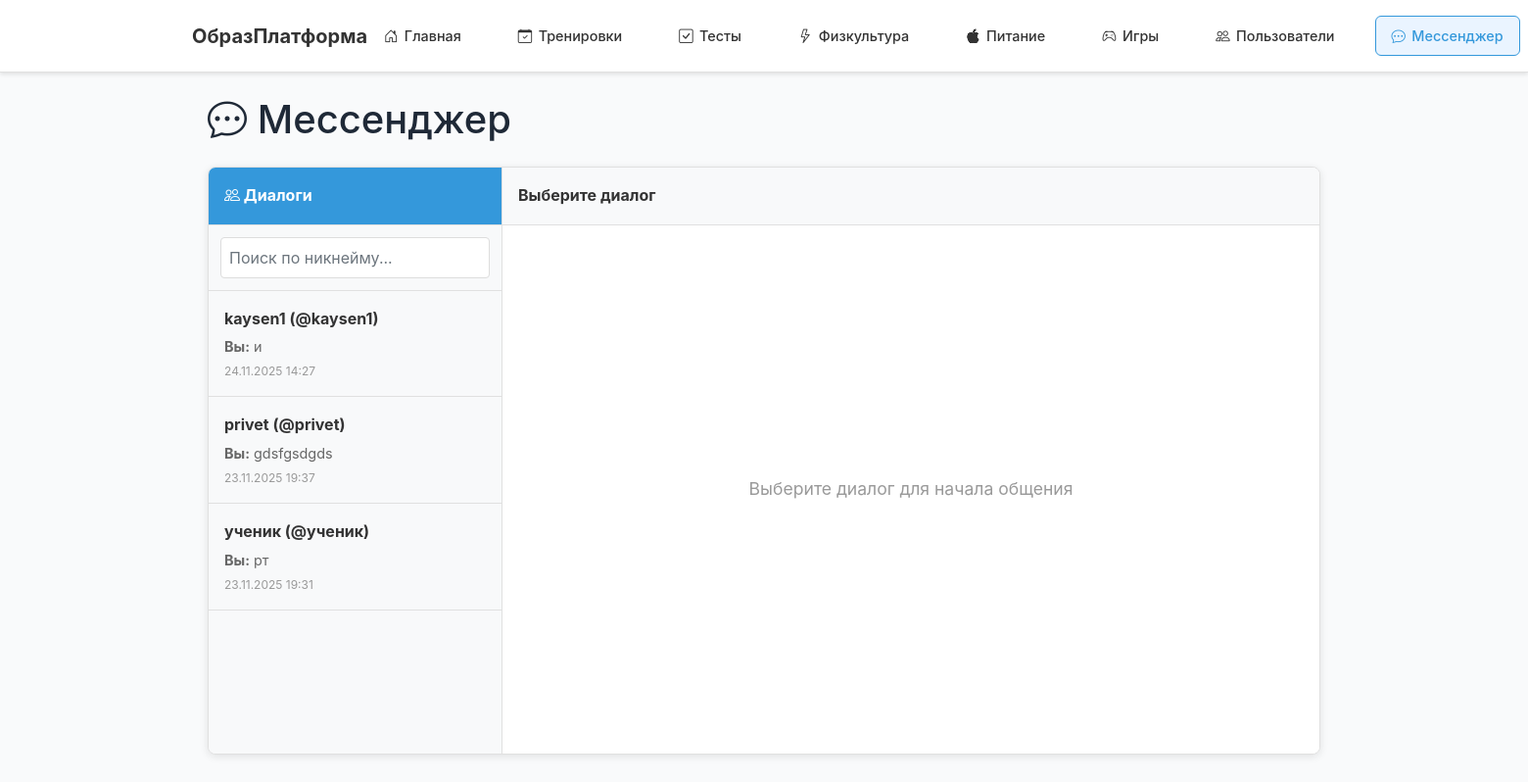
/messenger (signed in), run on the app's committed database.
### models.py (models this page shows, shortened)
class User(UserMixin, db.Model):
    id = db.Column(db.Integer, primary_key=True)
    username = db.Column(db.String(80), unique=True, nullable=False)
    nickname = db.Column(db.String(80), unique=True, nullable=True)  # Уникальный никнейм для поиска
    email = db.Column(db.String(120), unique=True, nullable=False)
    password = db.Column(db.String(200), nullable=False)
    role = db.Column(db.String(20), nullable=False, default='student')  # 'teacher' или 'student'
    mentor_id = db.Column(db.Integer, db.ForeignKey('user.id'))  # Привязка ученика к учителю
    created_at = db.Column(db.DateTime, default=datetime.utcnow)
    mentor = db.relationship(
        'User',
        remote_side=[id],
        backref=db.backref('assigned_students', lazy='dynamic'),
        foreign_keys=[mentor_id],
        post_update=True
    )
    def is_teacher(self):
        return self.role == 'teacher'
    test_results = db.relationship('TestResult', backref='user', lazy=True)
    pe_results = db.relationship('PhysicalEducationResult', backref='user', lazy=True)
    homeworks = db.relationship('Homework', backref='user', lazy=True)
    training_programs = db.relationship('TrainingProgram', backref='user', lazy=True)
    nutrition_diaries = db.relationship('NutritionDiary', backref='user', lazy=True)
    sent_messages = db.relationship('Message', foreign_keys='Message.sender_id', backref='sender', lazy=True)
    received_messages = db.relationship('Message', foreign_keys='Message.receiver_id', backref='receiver', lazy=True)

class Message(db.Model):
    id = db.Column(db.Integer, primary_key=True)
    sender_id = db.Column(db.Integer, db.ForeignKey('user.id'), nullable=False)
    receiver_id = db.Column(db.Integer, db.ForeignKey('user.id'), nullable=False)
    content = db.Column(db.Text, nullable=False)
    is_read = db.Column(db.Boolean, default=False)
    created_at = db.Column(db.DateTime, default=datetime.utcnow)

### app.py (the view)
@app.route('/messenger')
@login_required
def messenger():
    user_messages = Message.query.filter(
        or_(
            Message.sender_id == current_user.id,
            Message.receiver_id == current_user.id
        )
    ).order_by(Message.created_at.desc()).all()
    conversations = []
    seen_users = set()
    for message in user_messages:
        other_user_id = message.receiver_id if message.sender_id == current_user.id else message.sender_id
        if other_user_id in seen_users:
            continue
        other_user = User.query.get(other_user_id)
        if not other_user:
            continue
        unread_count = Message.query.filter_by(
            sender_id=other_user_id,
            receiver_id=current_user.id,
            is_read=False
        ).count()
        conversations.append({
            'user': other_user,
            'last_message': message,
            'unread_count': unread_count
        })
        seen_users.add(other_user_id)
    return render_template('messenger.html', conversations=conversations)

### app.py (called while the page is built)
@login_manager.user_loader
def load_user(user_id):
    return User.query.get(int(user_id))

### templates/messenger.html (shortened to what this page needs)
{% extends "base.html" %}
{% block content %}
<div class="container mt-4">
    <h1 class="mb-4"><i class="bi bi-chat-dots"></i> Мессенджер</h1>
    <div class="messenger-container">
        <div class="conversations-list">
            <div class="conversations-header">
                <i class="bi bi-people"></i> Диалоги
            </div>
            <div style="padding: 0.75rem; border-bottom: 1px solid #e0e0e0;">
                <input type="text" id="userSearch" class="form-control" placeholder="Поиск по никнейму..."
                       style="width: 100%; padding: 0.5rem; border: 1px solid #ddd; border-radius: 4px;"
                       onkeyup="searchUsers(this.value)">
            </div>
            {% if conversations %}
                {% for conv in conversations %}
                <div class="conversation-item" data-user-id="{{ conv.user.id }}" data-username="{{ conv.user.username }}" onclick="loadConversation({{ conv.user.id }}, this.dataset.username)">
                    <div class="conversation-info">
                        <div class="conversation-username">{{ conv.user.nickname or conv.user.username }} (@{{ conv.user.nickname or conv.user.username }})</div>
                        {% if conv.last_message %}
                            <div class="conversation-preview">
                                {% if conv.last_message.sender_id == current_user.id %}
                                    <strong>Вы:</strong>
                                {% endif %}
                                {{ conv.last_message.content[:50] }}{% if conv.last_message.content|length > 50 %}...{% endif %}
                            </div>
                            <div class="conversation-time">
                                {{ conv.last_message.created_at.strftime('%d.%m.%Y %H:%M') }}
                            </div>
                        {% else %}
                            <div class="conversation-preview" style="color: #999;">Нет сообщений</div>
                        {% endif %}
                    </div>
                </div>
                {% endfor %}
            {% else %}
                <div class="no-conversations">
                    <p>Нет диалогов</p>
                    <p style="font-size: 0.9rem;">Начните новый диалог, выбрав пользователя</p>
                </div>
            {% endif %}
        </div>
        <div class="chat-area">
            <div class="chat-header" id="chatHeader">
                <span id="chatUserName">Выберите диалог</span>
            </div>
            <div class="chat-messages" id="chatMessages">
                <div class="empty-chat">
                    Выберите диалог для начала общения
                </div>
            </div>
        </div>
    </div>
</div>
{% endblock %}

### static/css/style.css (style rules this page uses)
:root { --primary: #4361ee; --primary-dark: #3730a3; --success: #10b981; --danger: #ef4444; --text: #1f2937; --text-light: #6b7280; --bg: #f9fafb; --white: #ffffff; --border: #e5e7eb; }
* { margin: 0; padding: 0; box-sizing: border-box; }
body { font-family: -apple-system, BlinkMacSystemFont, 'Segoe UI', sans-serif; background: var(--bg); color: var(--text); line-height: 1.6; }
.container { max-width: 1200px; margin: 1rem auto; padding: 0 1rem; }

### templates/messenger.html (style rules this page uses)
.messenger-container { display: flex; height: calc(100vh - 200px); border: 1px solid #e0e0e0; border-radius: 8px; overflow: hidden; background: #fff; box-shadow: 0 2px 8px rgba(0,0,0,0.1); }
.conversations-list { width: 300px; border-right: 1px solid #e0e0e0; overflow-y: auto; background: #f8f9fa; }
.conversations-header { padding: 1rem; background: #3498db; color: white; font-weight: bold; border-bottom: 1px solid #e0e0e0; }
.conversation-item { padding: 1rem; border-bottom: 1px solid #e0e0e0; cursor: pointer; transition: background 0.2s; display: flex; justify-content: space-between; align-items: center; }
.conversation-info { flex: 1; }
.conversation-username { font-weight: bold; color: #333; margin-bottom: 0.25rem; }
.conversation-preview { font-size: 0.9rem; color: #666; overflow: hidden; text-overflow: ellipsis; white-space: nowrap; }
.conversation-time { font-size: 0.75rem; color: #999; margin-top: 0.25rem; }
.chat-area { flex: 1; display: flex; flex-direction: column; }
.chat-header { padding: 1rem; background: #f8f9fa; border-bottom: 1px solid #e0e0e0; font-weight: bold; color: #333; display: flex; align-items: center; justify-content: space-between; }
.chat-messages { flex: 1; overflow-y: auto; padding: 1rem; background: #ffffff; }
.empty-chat { display: flex; align-items: center; justify-content: center; height: 100%; color: #999; font-size: 1.1rem; }

### data on the page
User: user "kaysen1", user "kaysen1"
Message: last_message "и", last_message.created_at "24.11.2025 14:27"
User: user "privet", user "privet"
Message: last_message "gdsfgsdgds", last_message.created_at "23.11.2025 19:37"
User: user "ученик", user "ученик"
Message: last_message "рт", last_message.created_at "23.11.2025 19:31"
